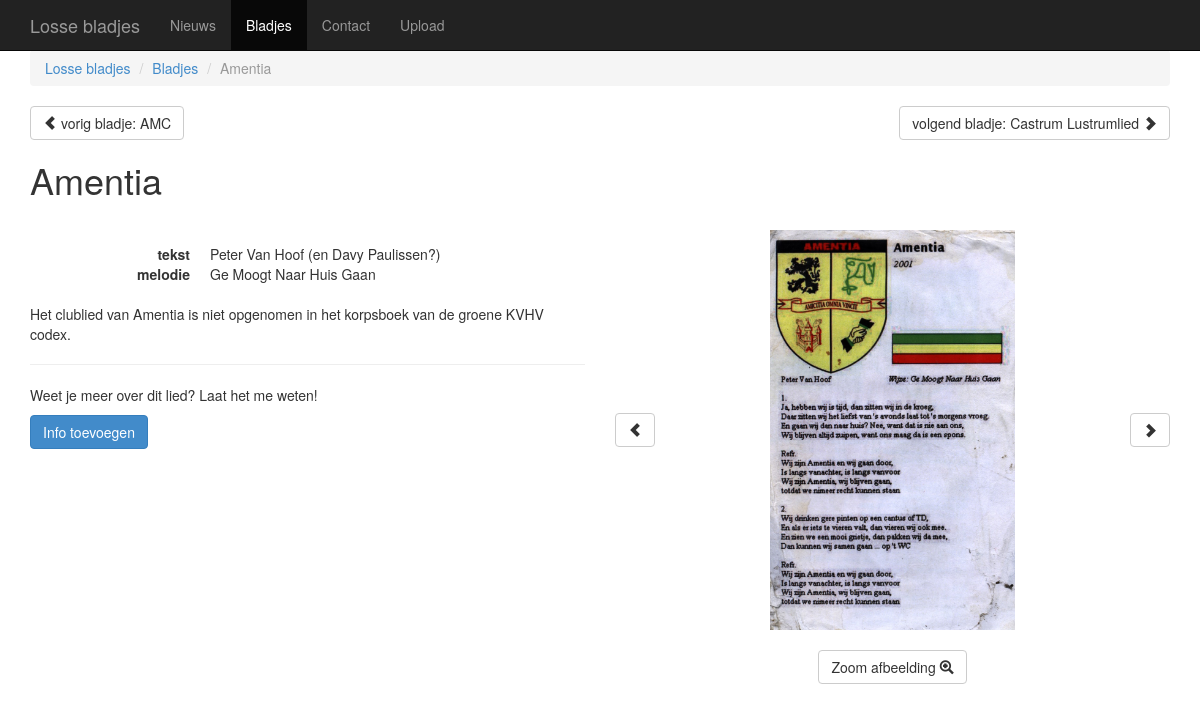
/blad/2, run on the app's committed database.
### lossebladjes/database.py (models this page shows)
class Blad(db.Model):
    id = db.Column(db.Integer, primary_key = True)
    titel = db.Column(db.String())
    auteur = db.Column(db.String())
    melodie = db.Column(db.String())
    toegevoegd_op = db.Column(db.String())
    voorgedragen_op = db.Column(db.String())
    eigenaar = db.Column(db.String())
    scans = db.relationship('Scan', backref=db.backref('blad'))
    extra = db.Column(db.String())

class Scan(db.Model):
    id = db.Column(db.Integer, primary_key=True)
    filename = db.Column(db.String)
    blad_id = db.Column(db.Integer, db.ForeignKey('blad.id'))

### lossebladjes/views.py (the view, shortened to what this page needs)
@app.route('/blad/<int:blad_id>', methods=['GET', 'POST'])
def blad(blad_id):
    blad = Blad.query.get(blad_id)
    next = Blad.query.filter(Blad.id > blad_id).order_by(Blad.id).first()
    prev = Blad.query.filter(Blad.id < blad_id).order_by(Blad.id.desc()).first()
    form = forms.OpmerkingBijBlad()
    return render_template("blad.html", blad=blad, next=next, prev=prev, form=form)

### lossebladjes/templates/blad.html (shortened to what this page needs)
{% extends "template.html" %}
{% from "_macros.html" import render_field %}
{% set title = blad.titel %}
{% set active_page = "bladjes" %}
{% set parent = [("bladjes", "Bladjes")] %}
{% block content %}
    <div class="row top-margin">
        <div class="col-md-6">
        {% if prev %}
            <a class="btn btn-default pull-left" href="{{url_for('blad', blad_id=prev.id)}}">
                <span class="glyphicon glyphicon-chevron-left"></span>
                vorig bladje: {{prev.titel}}
            </a>
        {% endif %}
        </div>
        <div class="col-md-6">
        {% if next %}
            <a class="btn btn-default pull-right" href="{{url_for('blad', blad_id=next.id)}}">
                volgend bladje: {{next.titel}}
                <span class="glyphicon glyphicon-chevron-right"></span>
            </a>
        {% endif %}
        </div>
    </div>
    <h1>{{blad.titel}}</h1>
    <div class="row">
        <div id='meta' class="col-sm-6 top-margin">
            <dl class="dl-horizontal">
                <dt>tekst</dt><dd>{% if blad.auteur %}{{blad.auteur}}{% else %}auteur onbekend{% endif %}</dd>
                <dt>melodie</dt><dd>{% if blad.melodie %}{{blad.melodie}}{% else %}onbekend{% endif %}</dd>
            </dl>
            {% if blad.extra %}{{ blad.extra|safe }}{% endif %}
            <hr>
            <p>Weet je meer over dit lied? Laat het me weten!</p>
            <div id='pre-form' {% if form.errors %}hidden{% endif %}>
                <button id='show-form' class="btn btn-primary">Info toevoegen</button>
            </div>
        </div>
        <div id="scans" class="col-sm-6  top-margin">
            <div class="row center-block" style="display:table">
                {% if blad.scans|length > 1 %}
                <ol class="carousel-indicators">
                    {% for scan in blad.scans %}
                    <li data-target="#scans" data-slide-to="{{ loop.index0 }}"{% if loop.first %} class="active"{% endif %}></li>
                    {% endfor %}
                </ol>
                {% endif %}
                {% if blad.scans|length > 1 %}
                <a href="#scans" data-slide="prev" style="display: table-cell; vertical-align:middle; width:5%">
                    <button type="button" class="btn btn-default">
                        <span class="glyphicon glyphicon-chevron-left"></span>
                    </button>
                </a>
                {% endif %}
                <div class="carousel slide col-xs-8; width:90%" data-interval='100'>
                    <div class="carousel-inner">
                        {% for scan in blad.scans %}
                        <div class="item text-center {% if loop.first %}active{% endif %}">
                            <img src="{{ url_for('static', filename='scans/' + scan.filename)}}" alt="{{blad.titel}}" class="img-responsive small center-block">
                        </div>
                        {% endfor %}
                    </div>
                </div>
                {% if blad.scans|length > 1 %}
                <a href="#scans" data-slide="next" style="display: table-cell; vertical-align:middle; width:5%">
                    <button type="button" class="btn btn-default">
                        <span class="glyphicon glyphicon-chevron-right"></span>
                    </button>
                </a>
                {% endif %}
            </div>
            <div class="top-margin text-center">
                <a id='hide' href='#' type="button" class="btn btn-default">
                        Zoom afbeelding
                        <span class="glyphicon glyphicon-zoom-in"></span>
                </a>
            </div>
        </div>
    </div>
{% endblock %}

### lossebladjes/templates/template.html (shortened to what this page needs)
<!DOCTYPE html>
<html lang="nl">
<head>
    {% set title = title|default('') -%}
    <link rel="stylesheet" href="{{ url_for('static', filename='css/merged.css') }}">
</head>
<body>
    <header class="navbar navbar-inverse navbar-fixed-top" role="banner">
        <div class="container">
            <div class="navbar-header">
                <a class="navbar-brand" href="{{ url_for('index') }}">Losse bladjes</a>
            </div>
            <nav role="navigation" class="collapse navbar-collapse" id="bs-example-navbar-collapse-1">
                <ul class="nav navbar-nav">
                    {% set nav = [
                        ('index', 'Nieuws'),
                        ('bladjes', 'Bladjes'),
                        ('contact', 'Contact'),
                        ('upload', 'Upload'),
                    ] -%}
                    {% set active_page = active_page|default('index') -%}
                    {% for page, caption in nav %}
                    <li{% if page == active_page %} class="active"{% endif %}>
                        <a href="{{ url_for(page) }}">{{ caption }}</a>
                    </li>
                    {% endfor %}
                </ul>
            </nav>
        </div>
    </header>
    <div class="container">
        <ol class="breadcrumb">
            <li><a href="{{url_for('index')}}">Losse bladjes</a></li>
            {% if parent -%}
            {% for page, name in parent %}
            <li><a href="{{ url_for(page) }}">{{name}}</a></li>
            {% endfor %}
            {% endif %}
            <li class="active">{{ title }}</li>
        </ol>
        {% block content %}{% endblock %}
    </div>
</body>
</html>

### data on the page
Blad: titel "Amentia", auteur "Peter Van Hoof (en Davy Paulissen?)", melodie "Ge Moogt Naar Huis Gaan", extra "Het clublied van Amentia is niet opgenomen in het korpsboek van de groene KVHV codex."
Blad: titel "AMC"
Blad: titel "Castrum Lustrumlied"
Scan: filename (picture)

### other printed values
{{ caption }} "Nieuws" "Bladjes" "Contact" "Upload"
{{ name }} "Bladjes"
